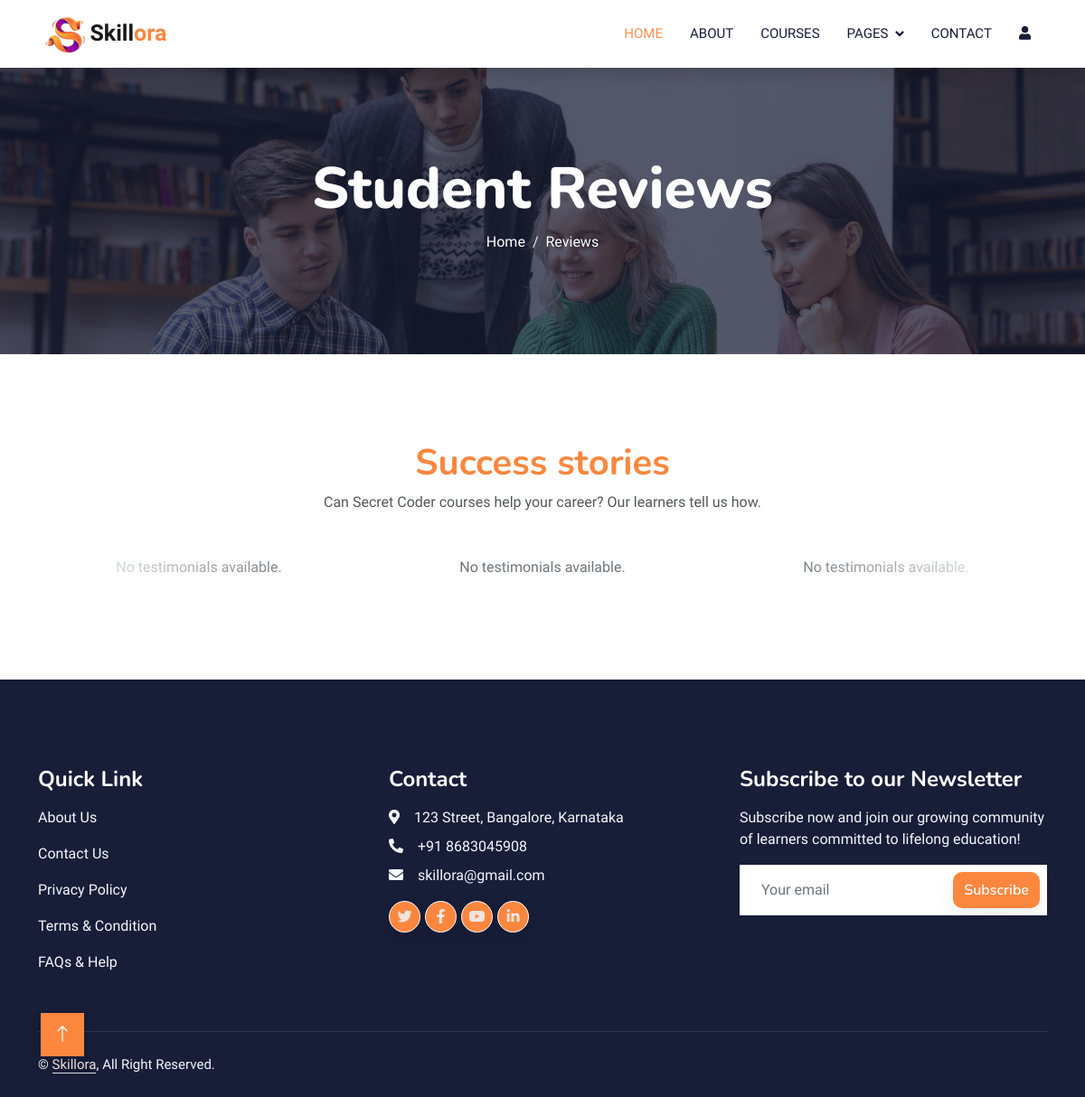
/testimonials/, run on an earlier commit of the app's database.
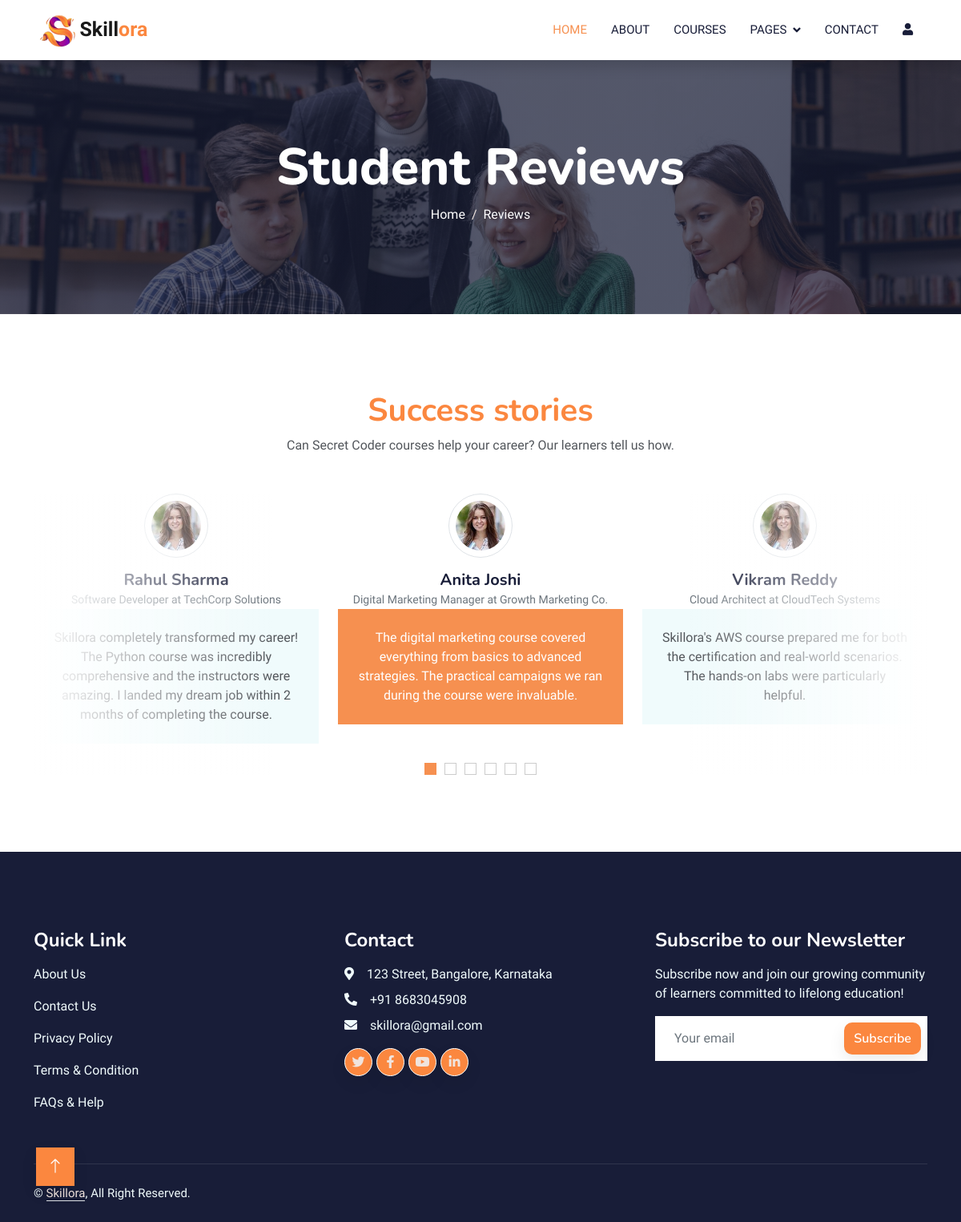
And on a later commit of the database.
### skillora_app/models.py (models this page shows, shortened)
class Testimonial(models.Model):
    name = models.CharField(max_length=100)
    position = models.CharField(max_length=100)
    company = models.CharField(max_length=100)
    content = models.TextField()
    image = models.ImageField(upload_to='testimonials/', null=True, blank=True)
    rating = models.IntegerField(choices=[(i, i) for i in range(1, 6)])
    created_at = models.DateTimeField(auto_now_add=True)

### skillora_app/views.py (the view)
# urls.py: path('testimonials/', views.testimonials, name='testimonials'),
def testimonials(request):
    testimonials = Testimonial.objects.all().order_by('-created_at')
    context = {
        'testimonials': testimonials,
    }
    return render(request, 'testimonial.html', context)

### templates/testimonial.html (shortened to what this page needs)
{% load static %}
<!DOCTYPE html>
<html lang="en">
<head>
    <link href="https://cdnjs.cloudflare.com/ajax/libs/font-awesome/5.10.0/css/all.min.css" rel="stylesheet">
    <link href="https://cdn.jsdelivr.net/npm/bootstrap-icons@1.4.1/font/bootstrap-icons.css" rel="stylesheet">
    <link href="{% static 'lib/animate/animate.min.css' %}" rel="stylesheet">
    <link href="{% static 'lib/owlcarousel/assets/owl.carousel.min.css' %}" rel="stylesheet">
    <link href="{% static 'css/bootstrap.min.css' %}" rel="stylesheet">
    <link href="{% static 'css/style.css' %}" rel="stylesheet">
</head>
<body>
    <nav class="navbar navbar-expand-lg bg-white navbar-light shadow sticky-top p-0">
        <a href="{% url 'home' %}" class="navbar-brand d-flex align-items-center px-4 px-lg-5">
            <p class="m-0 fw-bold" style="font-size: 25px;"><img src="{% static 'img/icons/icon.png' %}" alt="" height="50px">Skill<span
                    style="color: #fb873f;">ora</span></p>
        </a>
        <div class="collapse navbar-collapse" id="navbarCollapse">
            <div class="navbar-nav ms-auto p-4 p-lg-0">
                <a href="{% url 'home' %}" class="nav-item nav-link active">Home</a>
                <a href="{% url 'about' %}" class="nav-item nav-link">About</a>
                <a href="{% url 'courses' %}" class="nav-item nav-link">Courses</a>
                <div class="nav-item dropdown">
                    <a href="#" class="nav-link dropdown-toggle" data-bs-toggle="dropdown">Pages</a>
                </div>
                <a href="{% url 'contact' %}" class="nav-item nav-link">Contact</a>
                <a href="{% url 'login' %}" class="nav-item nav-link"><i class="fa fa-user"></i></a>
            </div>
        </div>
    </nav>
    <div class="container-fluid bg-primary py-5 mb-5 page-header">
        <div class="container py-5">
            <div class="row justify-content-center">
                <div class="col-lg-10 text-center">
                    <h1 class="display-3 text-white animated slideInDown">Student Reviews</h1>
                    <nav aria-label="breadcrumb">
                        <ol class="breadcrumb justify-content-center">
                            <li class="breadcrumb-item"><a class="text-white" href="index.html">Home</a></li>
                            <li class="breadcrumb-item text-white active" aria-current="page">Reviews</li>
                        </ol>
                    </nav>
                </div>
            </div>
        </div>
    </div>
    <div class="container-xxl py-5 wow fadeInUp" data-wow-delay="0.1s">
        <div class="container">
            <div class="text-center">
                <h1 class=" bg-white text-center px-3" style="color: #fb873f;">Success stories</h1>
                <p class="mb-5">Can Secret Coder courses help your career? Our learners tell us how.</p>
            </div>
            <div class="owl-carousel testimonial-carousel position-relative">
                {% if testimonials %}
                    {% for t in testimonials %}
                    <div class="testimonial-item text-center">
                        {% if t.image %}
                            <img class="border rounded-circle p-2 mx-auto mb-3" src="{{ t.image.url }}" style="width: 80px; height: 80px;">
                        {% else %}
                            <img class="border rounded-circle p-2 mx-auto mb-3" src="{% static 'img/testimonials/testimonial-1.jpg' %}" style="width: 80px; height: 80px;">
                        {% endif %}
                        <h5 class="mb-0">{{ t.name }}</h5>
                        <small class="text-muted">{{ t.position }}{% if t.company %} at {{ t.company }}{% endif %}</small>
                        <div class="testimonial-text bg-light text-center p-4">
                            <p class="mb-0">{{ t.content }}</p>
                        </div>
                    </div>
                    {% endfor %}
                {% else %}
                    <div class="text-center">
                        <p class="text-muted">No testimonials available.</p>
                    </div>
                {% endif %}
            </div>
        </div>
    </div>
    <div class="container-fluid bg-dark text-light footer pt-5 mt-5 wow fadeIn" data-wow-delay="0.1s">
        <div class="container py-5">
            <div class="row g-5">
                <div class="col-lg-4 col-md-6">
                    <h4 class="text-white mb-3">Quick Link</h4>
                    <p><a class="text-light" href="about.html">About Us</a></p>
                    <p><a class="text-light" href="contact.html">Contact Us</a></p>
                    <p><a class="text-light" href="">Privacy Policy</a></p>
                    <p><a class="text-light" href="">Terms & Condition</a></p>
                    <p><a class="text-light" href="">FAQs & Help</a></p>
                </div>
                <div class="col-lg-4 col-md-6">
                    <h4 class="text-white mb-3">Contact</h4>
                    <p class="mb-2"><i class="fa fa-map-marker-alt me-3"></i>123 Street, Bangalore, Karnataka</p>
                    <p class="mb-2"><i class="fa fa-phone-alt me-3"></i>+91 8683045908</p>
                    <p class="mb-2"><i class="fa fa-envelope me-3"></i>skillora@gmail.com</p>
                    <div class="d-flex pt-2">
                        <a class="btn btn-outline-light btn-social" href=""><i class="fab fa-twitter"></i></a>
                        <a class="btn btn-outline-light btn-social" href=""><i class="fab fa-facebook-f"></i></a>
                        <a class="btn btn-outline-light btn-social" href=""><i class="fab fa-youtube"></i></a>
                        <a class="btn btn-outline-light btn-social" href=""><i class="fab fa-linkedin-in"></i></a>
                    </div>
                </div>
                <div class="col-lg-4 col-md-6">
                    <h4 class="text-white mb-3">Subscribe to our Newsletter</h4>
                    <p>Subscribe now and join our growing community of learners committed to lifelong education! </p>
                    <div class="position-relative mx-auto" style="max-width: 400px;">
                        <form action="#">
                            <input class="form-control border-0 w-100 py-3 ps-4 pe-5" type="email"
                                placeholder="Your email" required>
                            <button type="submit"
                                class="btn btn-primary py-2 position-absolute top-0 end-0 mt-2 me-2"><a
                                    href="mailto:keertidvcorai@gmail.com">Subscribe</a></button>
                        </form>
                    </div>
                </div>
            </div>
        </div>
        <div class="container">
            <div class="copyright">
                <div class="row">
                    <div class="col-md-6 text-center text-md-start mb-3 mb-md-0">
                        &copy; <a class="border-bottom" href="index.html">Skillora</a>, All Right Reserved.
                    </div>
                </div>
            </div>
        </div>
    </div>
    <a href="#" class="btn btn-lg btn-primary btn-lg-square back-to-top"><i class="bi bi-arrow-up"></i></a>
</body>
</html>

### static/css/style.css (style rules this page uses)
:root { --primary: #f69050; --light: #F0FBFC; --light: #f0e4de; --dark: #181d38; --surface: #ffffff; --shadow: 0 8px 20px rgba(0,0,0,.08); }
.btn { background-color: #fb873f; border: none; border-radius: 10px; box-shadow: var(--shadow); }
.btn a { text-decoration: none; color: #fff; }
.back-to-top { position: fixed; display: none; left: 45px; bottom: 45px; z-index: 99; border-radius: 10px; box-shadow: var(--shadow); }
.btn { font-family: 'Nunito', sans-serif; font-weight: 600; transition: .5s; }
.btn.btn-primary, .btn.btn-secondary { color: #FFFFFF; }
.btn-lg-square { width: 48px; height: 48px; }
.btn-square, .btn-sm-square, .btn-lg-square { padding: 0; display: flex; align-items: center; justify-content: center; font-weight: normal; border-radius: 0px; }
.navbar .dropdown-toggle::after { border: none; content: "\f107"; font-family: "Font Awesome 5 Free"; font-weight: 900; vertical-align: middle; margin-left: 8px; }
.navbar-light .navbar-nav .nav-link { margin-right: 30px; padding: 25px 0; color: #FFFFFF; font-size: 15px; text-transform: uppercase; outline: none; }
.navbar-light .navbar-nav .nav-link:hover, .navbar-light .navbar-nav .nav-link.active { color: var(--primary); }
.navbar-light .navbar-brand, .navbar-light a.btn { height: 75px; }
.navbar-light .navbar-nav .nav-link { color: var(--dark); font-weight: 500; }
.navbar-light.sticky-top { top: -100px; transition: .5s; box-shadow: var(--shadow); }
.page-header { background: linear-gradient(rgba(24, 29, 56, .7), rgba(24, 29, 56, .7)), url(../img/carousel-1.jpg); background-position: center center; background-repeat: no-repeat; background-size: cover; }
.breadcrumb-item+.breadcrumb-item::before { color: var(--light); }
.testimonial-carousel::before { position: absolute; content: ""; top: 0; left: 0; height: 100%; width: 0; background: linear-gradient(to right, rgba(255, 255, 255, 1) 0%, rgba(255, 255, 255, 0) 100%); z-index: 1; }
.testimonial-carousel::after { position: absolute; content: ""; top: 0; right: 0; height: 100%; width: 0; background: linear-gradient(to left, rgba(255, 255, 255, 1) 0%, rgba(255, 255, 255, 0) 100%); z-index: 1; }
@media (min-width: 768px) { .testimonial-carousel::before, .testimonial-carousel::after { width: 200px; } }
@media (min-width: 992px) { .testimonial-carousel::before, .testimonial-carousel::after { width: 300px; } }
.testimonial-carousel .owl-item .testimonial-text, .testimonial-carousel .owl-item.center .testimonial-text * { transition: .5s; }
.testimonial-carousel .owl-item.center .testimonial-text { background: var(--primary) !important; }
.testimonial-carousel .owl-item.center .testimonial-text * { color: #FFFFFF !important; }
.footer .btn.btn-social { margin-right: 5px; width: 35px; height: 35px; display: flex; align-items: center; justify-content: center; color: var(--light); font-weight: normal; border: 1px solid #FFFFFF; border-radius: 35px; transition: .3s; }
.footer .copyright { padding: 25px 0; font-size: 15px; border-top: 1px solid rgba(256, 256, 256, .1); }
.footer .copyright a { color: var(--light); }

What changed in the data, as far as the page shows it:
added Testimonial: name "Anita Joshi", position "Digital Marketing Manager", company "Growth Marketing Co.", content "The digital marketing course covered everything from basics to advanced strategies. The practical campaigns we ran during the course were invaluable."
added Testimonial: name "Vikram Reddy", position "Cloud Architect", company "CloudTech Systems", content "Skillora's AWS course prepared me for both the certification and real-world scenarios. The hands-on labs were particularly helpful."
added Testimonial: name "Rahul Sharma", position "Software Developer", company "TechCorp Solutions", content "Skillora completely transformed my career! The Python course was incredibly comprehensive and the instructors were amazing. I landed my dream job within 2 months of completing the course."
Also different on the page:
text no longer shown: "No testimonials available."
